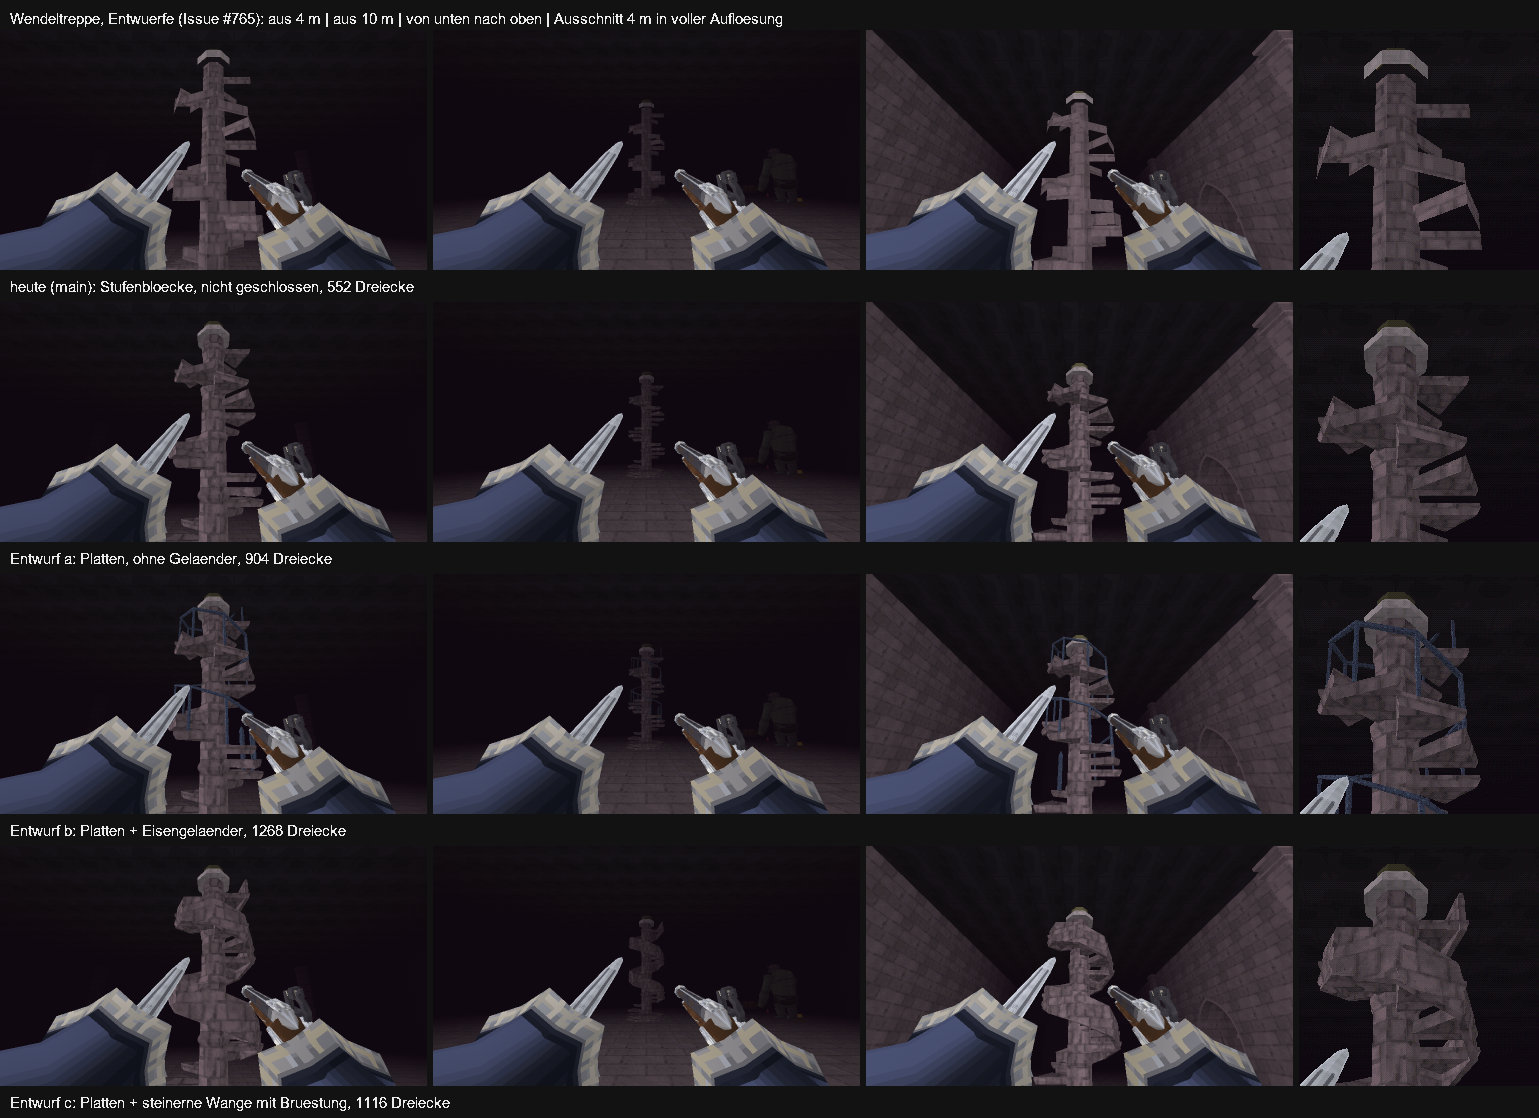

Generate this figure with Python:
"""Blatt zu Issue #765: das heutige Modell und die drei Entwuerfe a, b, c im Spiel (Foto-Modus, 854 x 480, halbe Groesse).

Der Erzeuger der Entwuerfe (treppe_neu.py) liegt auf dem Branch feat/wendeltreppe-probe-765.

Spalten: aus 4 m (stairs-4m), aus 10 m (stairs-10m), von unten nach oben (showroom-stairs), rechts ein Ausschnitt der 4-m-Aufnahme
in voller Aufloesung. Die Fotos entstehen mit dem Spiel (Debug, je Szene ein leerer Ordner, nie `--photo all`), wobei die
Probe-GLB nur in einer Kopie von main ausserhalb des Repositorys unter stairs_spiral_a/b/c.glb lag (mit angepasster models.sha256 dieser Kopie).
Aufruf (Blender): FOTOS=<ordner> mit Unterordnern main-<szene> (heute) und e<a|b|c>-<szene> (Entwuerfe):
    set FOTOS=<ordner> & "D:\\Program Files\\Blender Foundation\\Blender 5.3\\blender.exe" --background --python design/proben/grafik/wendeltreppe-neu/blatt-entwuerfe.py
"""

import os
import tempfile

import blf
import bpy
import imbuf
import numpy as np

HERE = os.path.dirname(os.path.abspath(__file__))
FOTOS = os.environ["FOTOS"]
SCENES = ["stairs-4m", "stairs-10m", "showroom-stairs"]
ROWS = [("main-{}", "heute (main): Stufenbloecke, nicht geschlossen, 552 Dreiecke"),
        ("ea-{}", "Entwurf a: Platten, ohne Gelaender, 904 Dreiecke"),
        ("eb-{}", "Entwurf b: Platten + Eisengelaender, 1268 Dreiecke"),
        ("ec-{}", "Entwurf c: Platten + steinerne Wange mit Bruestung, 1116 Dreiecke")]
CROP = (330, 20, 570, 260)                                                          # x0, y0, x1, y1 der 4-m-Aufnahme


def load(pattern, scene):
    p = os.path.join(FOTOS, pattern.format(scene), scene + ".png")
    im = bpy.data.images.load(p, check_existing=False)
    w, h = im.size
    a = np.array(im.pixels[:], np.float32).reshape(h, w, 4)[::-1, :, :3] * 255.0
    bpy.data.images.remove(im)
    return a


def half(a):
    return (a[0::2, 0::2] + a[1::2, 0::2] + a[0::2, 1::2] + a[1::2, 1::2]) / 4


def text(img, s, x, y, size=16):
    f = blf.load("C:/Windows/Fonts/arial.ttf")
    blf.size(f, size)
    w, h = blf.dimensions(f, s)
    W, H = int(w) + 8, int(size * 1.6)
    ib = imbuf.new((W, H))
    blf.color(f, 1, 1, 1, 1)
    blf.position(f, 4, int(size * 0.4), 0)
    with blf.bind_imbuf(f, ib):
        blf.draw_buffer(f, s)
    tmp = os.path.join(tempfile.gettempdir(), "blatt765_txt.png")
    ib.filepath = tmp
    imbuf.write(ib)
    im = bpy.data.images.load(tmp, check_existing=False)
    im.colorspace_settings.name = "Non-Color"
    a = np.array(im.pixels[:], np.float32).reshape(H, W, 4)[::-1, :, 3]
    bpy.data.images.remove(im)
    hh, ww = img.shape[:2]
    ye, xe = min(hh, y + H), min(ww, x + W)
    m = (a[:ye - y, :xe - x] > 0.5)[..., None]
    img[y:ye, x:xe] = np.where(m, 235.0, img[y:ye, x:xe])


def main():
    tw, th, gap, top, cap = 427, 240, 6, 30, 26
    cw = CROP[2] - CROP[0]
    width = 3 * tw + cw + 3 * gap
    sheet = np.full((top + len(ROWS) * (th + cap + gap), width, 3), 18.0)
    text(sheet, "Wendeltreppe, Entwuerfe (Issue #765): aus 4 m | aus 10 m | von unten nach oben | Ausschnitt 4 m in voller Aufloesung", 6, 6, 15)
    for r, (pattern, label) in enumerate(ROWS):
        y = top + r * (th + cap + gap)
        for c, scene in enumerate(SCENES):
            a = load(pattern, scene)
            x = c * (tw + gap)
            sheet[y:y + th, x:x + tw] = half(a)
            if c == 0:
                x0, y0, x1, y1 = CROP
                sheet[y:y + th, 3 * (tw + gap):3 * (tw + gap) + cw] = a[y0:y1, x0:x1]
        text(sheet, label, 6, y + th + 4, 15)
    out = os.path.join(HERE, "blatt-entwuerfe.png")
    h, w = sheet.shape[:2]
    img = bpy.data.images.new("blatt", w, h)
    img.pixels = np.concatenate([np.clip(sheet[::-1], 0, 255) / 255.0, np.ones((h, w, 1))], axis=2).ravel()
    img.filepath_raw = out
    img.file_format = "PNG"
    img.save()
    print("Bild:", out)


main()
